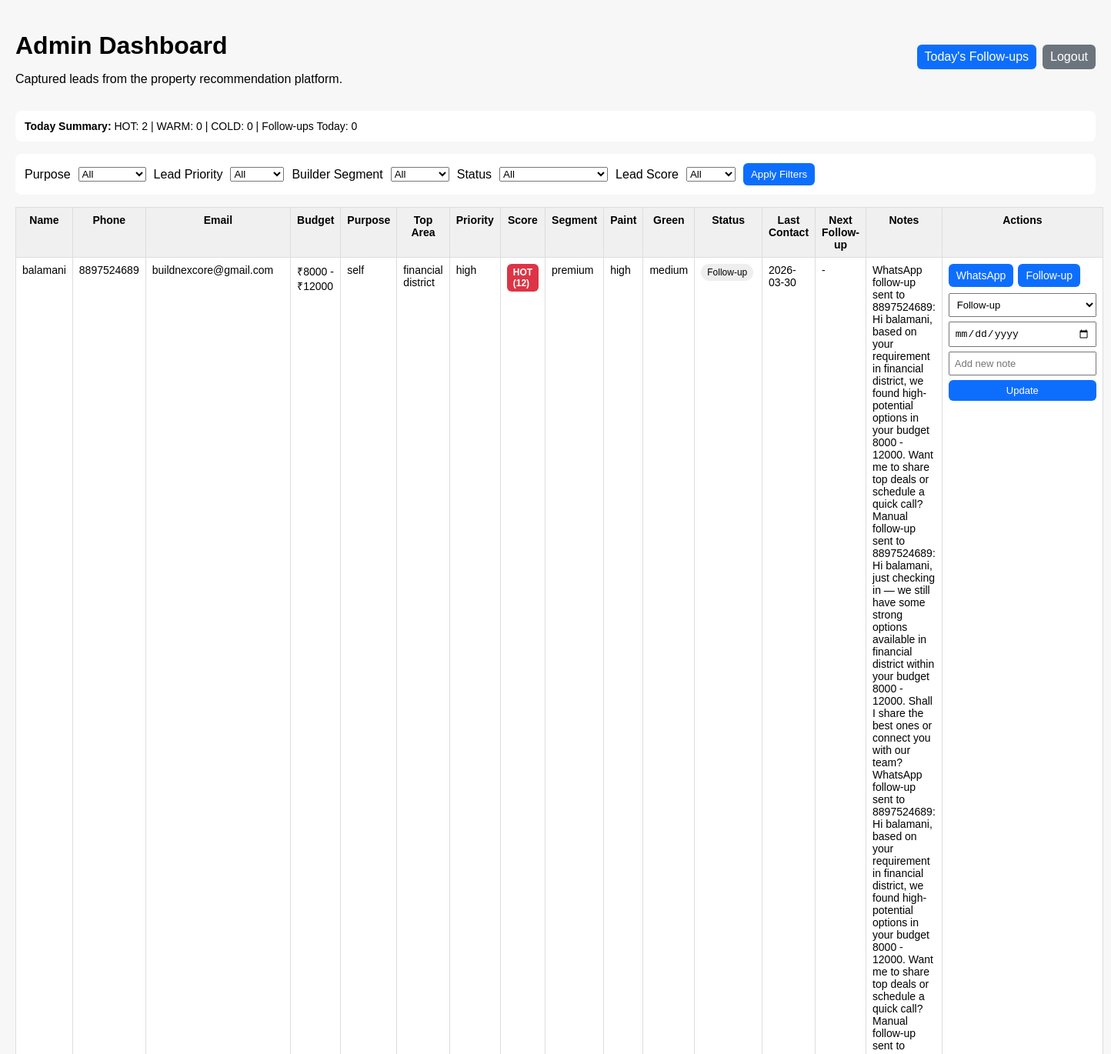
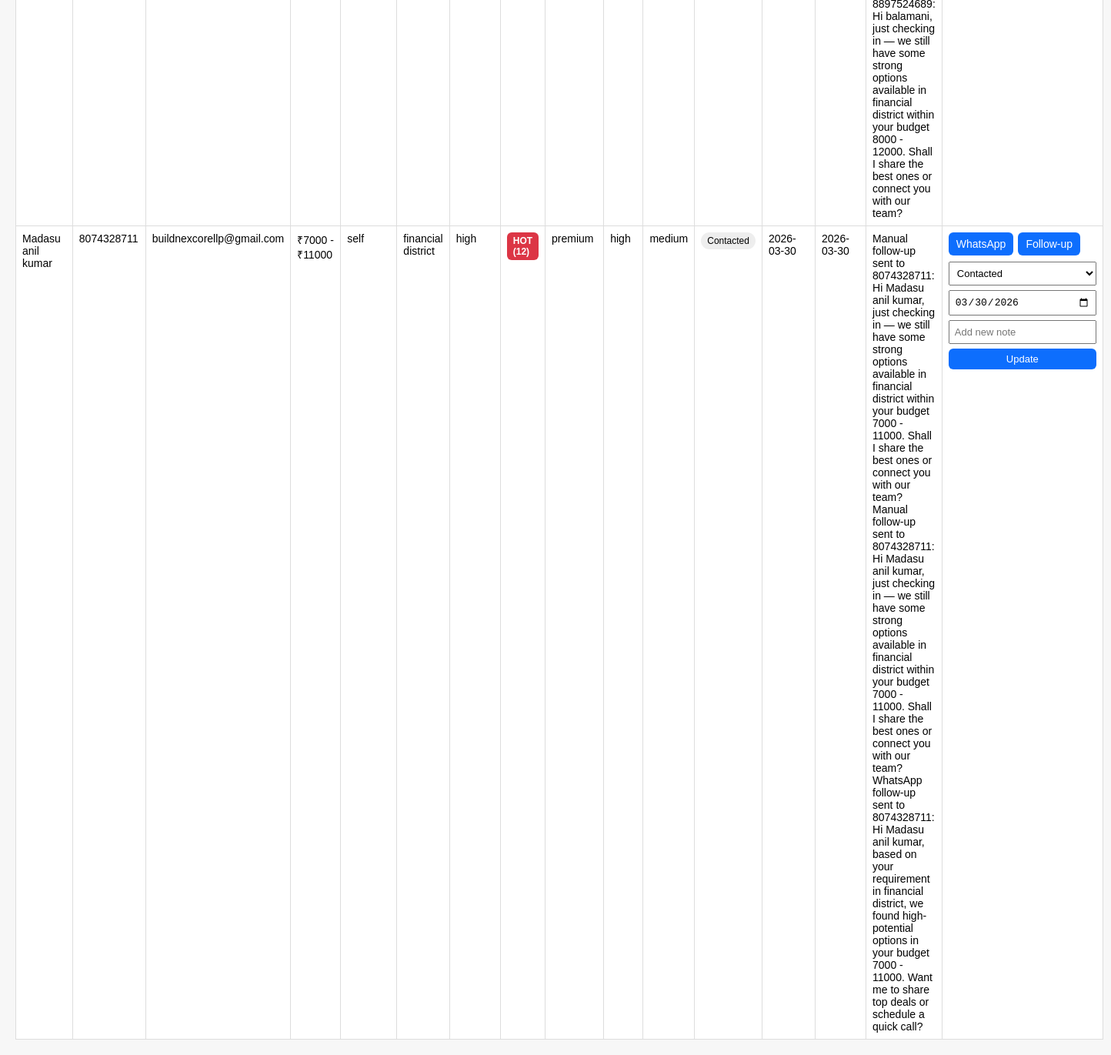
Screenshot of /admin/dashboard (signed in) with the database file from the repository (2 pictures, top to bottom).
### tables this page shows
CREATE TABLE leads (
            id INTEGER PRIMARY KEY AUTOINCREMENT,
            name TEXT,
            phone TEXT,
            email TEXT,
            budget_min TEXT,
            budget_max TEXT,
            purpose TEXT,
            top_area TEXT,
            lead_priority TEXT,
            lead_score INTEGER DEFAULT 0,
            lead_score_category TEXT DEFAULT 'COLD',
            builder_segment TEXT,
            paint TEXT,
            green TEXT,
            status TEXT DEFAULT 'New',
            last_contact TEXT,
            next_followup TEXT,
            notes TEXT,
            created_at TIMESTAMP DEFAULT CURRENT_TIMESTAMP
        );

### app.py (the view)
@app.route("/admin/dashboard")
def dashboard():
    if not session.get("admin_logged_in"):
        return redirect("/login")
    purpose = request.args.get("purpose")
    priority = request.args.get("priority")
    segment = request.args.get("segment")
    status = request.args.get("status")
    score_category = request.args.get("score_category")
    query = """
        SELECT
            id, name, phone, email, budget_min, budget_max, purpose, top_area,
            lead_priority, lead_score, lead_score_category, builder_segment,
            paint, green, status, last_contact, next_followup, notes, created_at
        FROM leads
        WHERE 1=1
    """
    params = []
    if purpose:
        query += " AND purpose = ?"
        params.append(purpose)
    if priority:
        query += " AND lead_priority = ?"
        params.append(priority)
    if segment:
        query += " AND builder_segment = ?"
        params.append(segment)
    if status:
        query += " AND status = ?"
        params.append(status)
    if score_category:
        query += " AND lead_score_category = ?"
        params.append(score_category)
    query += " ORDER BY id DESC"
    conn = get_db()
    cur = conn.cursor()
    cur.execute(query, params)
    leads = cur.fetchall()
    conn.close()
    hot_count = sum(1 for l in leads if l["lead_score_category"] == "HOT")
    warm_count = sum(1 for l in leads if l["lead_score_category"] == "WARM")
    cold_count = sum(1 for l in leads if l["lead_score_category"] == "COLD")
    today = datetime.now().strftime("%Y-%m-%d")
    today_followups_count = sum(1 for l in leads if l["next_followup"] == today)
    return render_template(
        "dashboard.html",
        leads=leads,
        purpose_filter=purpose,
        priority_filter=priority,
        segment_filter=segment,
        status_filter=status,
        score_category_filter=score_category,
        allowed_statuses=ALLOWED_STATUSES,
        allowed_score_categories=ALLOWED_SCORE_CATEGORIES,
        hot_count=hot_count,
        warm_count=warm_count,
        cold_count=cold_count,
        today_followups_count=today_followups_count
    )

### app.py (called while the page is built)
def normalize_date_input(value):
    if not value:
        return None
    if isinstance(value, date):
        return value.strftime("%Y-%m-%d")
    value = str(value).strip()
    if not value:
        return None
    for fmt in ("%Y-%m-%d", "%d-%m-%Y", "%d/%m/%Y", "%Y/%m/%d"):
        try:
            return datetime.strptime(value, fmt).strftime("%Y-%m-%d")
        except ValueError:
            pass
    return None

def to_html_date(value):
    return normalize_date_input(value) or ""

def get_db():
    conn = sqlite3.connect("database.db")
    conn.row_factory = sqlite3.Row
    return conn

### templates/dashboard.html (shortened to what this page needs)
<!DOCTYPE html>
<html lang="en">
<head>
</head>
<body>
    <div class="top-bar">
        <div>
            <h1>Admin Dashboard</h1>
            <p>Captured leads from the property recommendation platform.</p>
        </div>
        <div class="top-actions">
            <a class="button-link" href="{{ url_for('today_followups') }}">Today's Follow-ups</a>
            <a class="button-link logout" href="{{ url_for('logout') }}">Logout</a>
        </div>
    </div>
    <div class="summary-bar">
        <strong>Today Summary:</strong>
        HOT: {{ hot_count }} |
        WARM: {{ warm_count }} |
        COLD: {{ cold_count }} |
        Follow-ups Today: {{ today_followups_count }}
    </div>
    <div class="filters">
        <form method="GET" action="{{ url_for('dashboard') }}">
            <label>Purpose</label>
            <select name="purpose">
                <option value="">All</option>
            </select>
            <label>Lead Priority</label>
            <select name="priority">
                <option value="">All</option>
            </select>
            <label>Builder Segment</label>
            <select name="segment">
                <option value="">All</option>
            </select>
            <label>Status</label>
            <select name="status">
                <option value="">All</option>
            </select>
            <label>Lead Score</label>
            <select name="score_category">
                <option value="">All</option>
            </select>
            <button type="submit">Apply Filters</button>
        </form>
    </div>
    <table>
        <thead>
            <tr>
                <th>Name</th>
                <th>Phone</th>
                <th>Email</th>
                <th>Budget</th>
                <th>Purpose</th>
                <th>Top Area</th>
                <th>Priority</th>
                <th>Score</th>
                <th>Segment</th>
                <th>Paint</th>
                <th>Green</th>
                <th>Status</th>
                <th>Last Contact</th>
                <th>Next Follow-up</th>
                <th>Notes</th>
                <th>Actions</th>
            </tr>
        </thead>
        <tbody>
            {% for lead in leads %}
            <tr>
                <td>{{ lead.name }}</td>
                <td>{{ lead.phone }}</td>
                <td>{{ lead.email }}</td>
                <td>₹{{ lead.budget_min }} - ₹{{ lead.budget_max }}</td>
                <td>{{ lead.purpose }}</td>
                <td>{{ lead.top_area }}</td>
                <td>{{ lead.lead_priority }}</td>
                <td>
                    {% if lead.lead_score_category == 'HOT' %}
                        <span class="score-badge score-hot">HOT ({{ lead.lead_score }})</span>
                    {% elif lead.lead_score_category == 'WARM' %}
                        <span class="score-badge score-warm">WARM ({{ lead.lead_score }})</span>
                    {% else %}
                        <span class="score-badge score-cold">COLD ({{ lead.lead_score }})</span>
                    {% endif %}
                </td>
                <td>{{ lead.builder_segment }}</td>
                <td>{{ lead.paint }}</td>
                <td>{{ lead.green }}</td>
                <td><span class="status-badge">{{ lead.status }}</span></td>
                <td>{{ lead.last_contact or '-' }}</td>
                <td>{{ lead.next_followup or '-' }}</td>
                <td style="white-space: pre-line;">{{ lead.notes or '-' }}</td>
                <td>
                    <div class="action-buttons">
                        <a class="button-link" href="{{ url_for('whatsapp_redirect', lead_id=lead.id) }}" target="_blank">WhatsApp</a>
                        <a class="button-link" href="{{ url_for('followup_redirect', lead_id=lead.id) }}" target="_blank">Follow-up</a>
                    </div>
                    <form class="action-form" method="POST" action="{{ url_for('update_lead_status', lead_id=lead.id) }}">
                        <select name="status" required>
                            {% for s in allowed_statuses %}
                                <option value="{{ s }}" {% if lead.status == s %}selected{% endif %}>{{ s }}</option>
                            {% endfor %}
                        </select>
                        <input type="date" name="next_followup" value="{{ to_html_date(lead.next_followup) }}">
                        <input type="text" name="notes" placeholder="Add new note">
                        <button type="submit">Update</button>
                    </form>
                </td>
            </tr>
            {% endfor %}
        </tbody>
    </table>
</body>
</html>

### templates/dashboard.html (style rules this page uses)
body { font-family: Arial, sans-serif; margin: 20px; background: #f7f7f7; }
h1 { margin-bottom: 8px; }
.top-bar { display: flex; justify-content: space-between; align-items: center; margin-bottom: 16px; gap: 16px; flex-wrap: wrap; }
.top-actions { display: flex; gap: 8px; flex-wrap: wrap; align-items: center; }
.summary-bar { background: white; padding: 12px; border-radius: 8px; margin-bottom: 16px; font-size: 14px; }
.filters { background: white; padding: 12px; border-radius: 8px; margin-bottom: 16px; }
.filters form { display: flex; flex-wrap: wrap; gap: 10px; align-items: center; }
table { width: 100%; border-collapse: collapse; background: white; }
th, td { border: 1px solid #ddd; padding: 8px; vertical-align: top; font-size: 14px; }
th { background: #f0f0f0; }
.action-form { display: flex; flex-direction: column; gap: 6px; min-width: 180px; }
.action-form select, .action-form input, .action-form button { padding: 6px; font-size: 13px; }
.action-buttons { display: flex; gap: 6px; flex-wrap: wrap; margin-bottom: 8px; }
.status-badge { padding: 4px 8px; border-radius: 999px; background: #eee; display: inline-block; font-size: 12px; }
.score-badge { color: white; padding: 4px 8px; border-radius: 6px; display: inline-block; font-size: 12px; font-weight: bold; }
.score-hot { background: #dc3545; }
a.button-link, button { background: #0d6efd; color: white; border: none; padding: 7px 10px; text-decoration: none; border-radius: 6px; cursor: pointer; display: inline-block; }
a.button-link.logout { background: #6c757d; }

### rows the page displays
leads: name "balamani", phone "8897524689", email "buildnexcore@gmail.com", budget_min "8000", budget_max "12000", purpose "self", top_area "financial district", lead_priority "high", lead_score "12", builder_segment "premium", paint "high", green "medium", status "Follow-up", last_contact "2026-03-30", next_followup "-", notes "WhatsApp follow-up sent to 8897524689: Hi balamani, based on your requirement in financial district, we found high-potential options in your budget 8000 - 12000. Want me to share top deals or schedule a quick call? Manual follow-up sent to 8897524689: Hi balamani, just checking in — we still have some strong options available in financial district within your budget 8000 - 12000. Shall I share the best ones or connect you with our team? WhatsApp follow-up sent to 8897524689: Hi balamani, based on your requirement in financial district, we found high-potential options in your budget 8000 - 12000. Want me to share top deals or schedule a quick call? Manual follow-up sent to 8897524689: Hi…"
leads: name "Madasu anil kumar", phone "8074328711", email "buildnexcorellp@gmail.com", budget_min "7000", budget_max "11000", purpose "self", top_area "financial district", lead_priority "high", lead_score "12", builder_segment "premium", paint "high", green "medium", status "Contacted", last_contact "2026-03-30", next_followup "2026-03-30", notes "Manual follow-up sent to 8074328711: Hi Madasu anil kumar, just checking in — we still have some strong options available in financial district within your budget 7000 - 11000. Shall I share the best ones or connect you with our team? Manual follow-up sent to 8074328711: Hi Madasu anil kumar, just checking in — we still have some strong options available in financial district within your budget 7000 - 11000. Shall I share the best ones or connect you with our team? WhatsApp follow-up sent to 8074328711: Hi Madasu anil kumar, based on your requirement in financial district, we found high-potential options in your budget 7000 - 11000. Want me to share top deals or schedule a quick call?", next_followup "03/30/2026"

### other values shown
{{ hot_count }} "2"
{{ warm_count }} "0"
{{ cold_count }} "0"
{{ today_followups_count }} "0"
